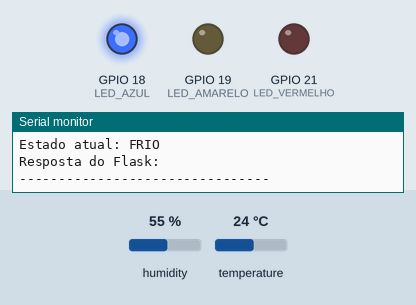
This sketch was run on a simulated ESP32. Parts: output pins drawn as LEDs (lit = HIGH), the last lines printed to the serial monitor. The test bench sets the inputs (shaded band); at power-on: temperature 24 °C, humidity 55 %. WiFi joins after 1.5 s; servers stay silent unless stated; uploads are accepted with an empty reply.

Above: at 2.7 s.
2.8 s: temperature set to 26.5 °C
5.7 s: temperature set to 27.4 °C
At 6.4 s:
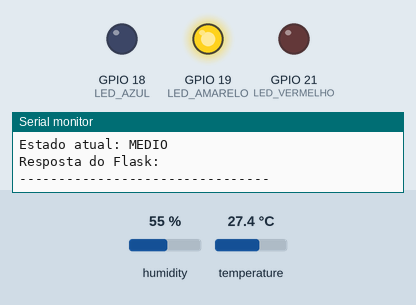
8.6 s: temperature set to 35.5 °C
11.5 s: temperature set to 36.7 °C
At 13.3 s:
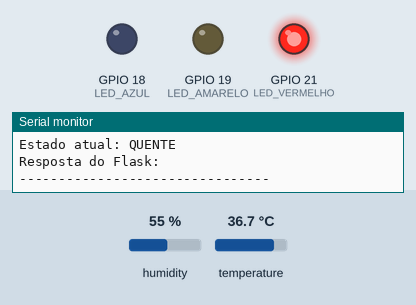
14.4 s: temperature set to 35.6 °C
17.3 s: temperature set to 34.4 °C
At 20.2 s:
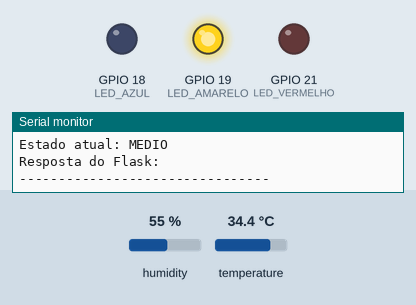
Timing chart, 0 to 21.6 s (numbered marks = the images above; inputs shaded):
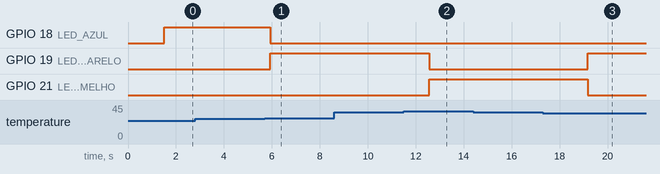

The sketch:

sketch.ino
```cpp
#include <DHT.h>
#include <WiFi.h>
#include <HTTPClient.h>
#include <WiFiClientSecure.h>


// PINOS ATUALIZADOS
#define DHTPIN 4
#define DHTTYPE DHT22

#define LED_VERMELHO 21
#define LED_AMARELO 19
#define LED_AZUL 18

// CONFIGURAÇÃO DO WIFI DO WOKWI
const char* ssid = "Wokwi-GUEST";
const char* password = "";

// URL DO NGROK QUE ESTÁ APONTANDO PARA O FLASK
const char* serverName = "http://sculpture-breeding-clamor.ngrok-free.dev/sensor-data";

DHT dht(DHTPIN, DHTTYPE);

void setup() {
  Serial.begin(9600);
  dht.begin();

  pinMode(LED_VERMELHO, OUTPUT);
  pinMode(LED_AMARELO, OUTPUT);
  pinMode(LED_AZUL, OUTPUT);

  digitalWrite(LED_VERMELHO, LOW);
  digitalWrite(LED_AMARELO, LOW);
  digitalWrite(LED_AZUL, LOW);

  WiFi.begin(ssid, password);
  Serial.print("Conectando ao WiFi...");
  while (WiFi.status() != WL_CONNECTED) {
    delay(500);
    Serial.print(".");
  }
  Serial.println("\nWiFi Conectado com sucesso!");
}

void loop() {
  float temperatura = dht.readTemperature();
  float umidade = dht.readHumidity();
  String estado = "FRIO";

  if (isnan(temperatura) || isnan(umidade)) {
    Serial.println("Falha ao ler o sensor DHT22!");
    delay(2000);
    return;
  }

  Serial.print("Temp: ");
  Serial.print(temperatura);
  Serial.print(" °C | Umidade: ");
  Serial.print(umidade);
  Serial.println(" %");

  // --- LÓGICA DOS LEDS ---
  if (temperatura >= 0 && temperatura <= 26) {
    estado = "FRIO";
    digitalWrite(LED_VERMELHO, LOW);
    digitalWrite(LED_AMARELO, LOW);
    digitalWrite(LED_AZUL, HIGH);
  }
  else if (temperatura >= 27 && temperatura <= 35) {
    estado = "MEDIO";
    digitalWrite(LED_VERMELHO, LOW);
    digitalWrite(LED_AMARELO, HIGH);
    digitalWrite(LED_AZUL, LOW);
  }
  else if (temperatura >= 36) {
    estado = "QUENTE";
    digitalWrite(LED_VERMELHO, HIGH);
    digitalWrite(LED_AMARELO, LOW);
    digitalWrite(LED_AZUL, LOW);
  }

  Serial.println("Estado atual: " + estado);

  // --- ENVIO DOS DADOS PARA O BACKEND (FLASK VIA NGROK) ---
  if (WiFi.status() == WL_CONNECTED) {

    // Cria um cliente seguro que ignora a validação SSL
    WiFiClientSecure client;
    client.setInsecure(); // <--- A mágica acontece aqui! Ignora o certificado do Ngrok

    HTTPClient http;

    // Iniciamos o HTTP usando o cliente seguro configurado acima
    http.begin(client, serverName);

    http.addHeader("Content-Type", "application/json");
    http.addHeader("ngrok-skip-browser-warning", "true");

    String jsonPayload = "{\"temperatura\": " + String(temperatura) +
                         ", \"umidade\": " + String(umidade) +
                         ", \"estado\": \"" + estado + "\"}";

    int httpResponseCode = http.POST(jsonPayload);

    if (httpResponseCode > 0) {
      String response = http.getString();
      Serial.print("Resposta do Flask: ");
      Serial.println(response);
    } else {
      Serial.print("Erro no envio HTTP: ");
      Serial.println(httpResponseCode);
    }
    http.end();
  } else {
    Serial.println("Erro: WiFi Desconectado!");
  }

  Serial.println("--------------------------------");
  delay(2000);
}
```

Measured:
- the behaviour switches between 26.9 and 27 °C on temperature (found by bisection; images 0 and 1)
- the behaviour switches between 35.9 and 36 °C on temperature (found by bisection; images 1 and 2)
- the behaviour switches between 35.1 and 35 °C on temperature (found by bisection; images 2 and 3)
- after the input at 5.7 s, GPIO 18 (LED_AZUL): HIGH → LOW after 0.24 s; GPIO 19 (LED_AMARELO): LOW → HIGH after 0.24 s
- after the input at 11.5 s, GPIO 19 (LED_AMARELO): HIGH → LOW after 1.1 s; GPIO 21 (LED_VERMELHO): LOW → HIGH after 1.1 s
- after the input at 17.3 s, GPIO 19 (LED_AMARELO): LOW → HIGH after 1.9 s; GPIO 21 (LED_VERMELHO): HIGH → LOW after 1.9 s
